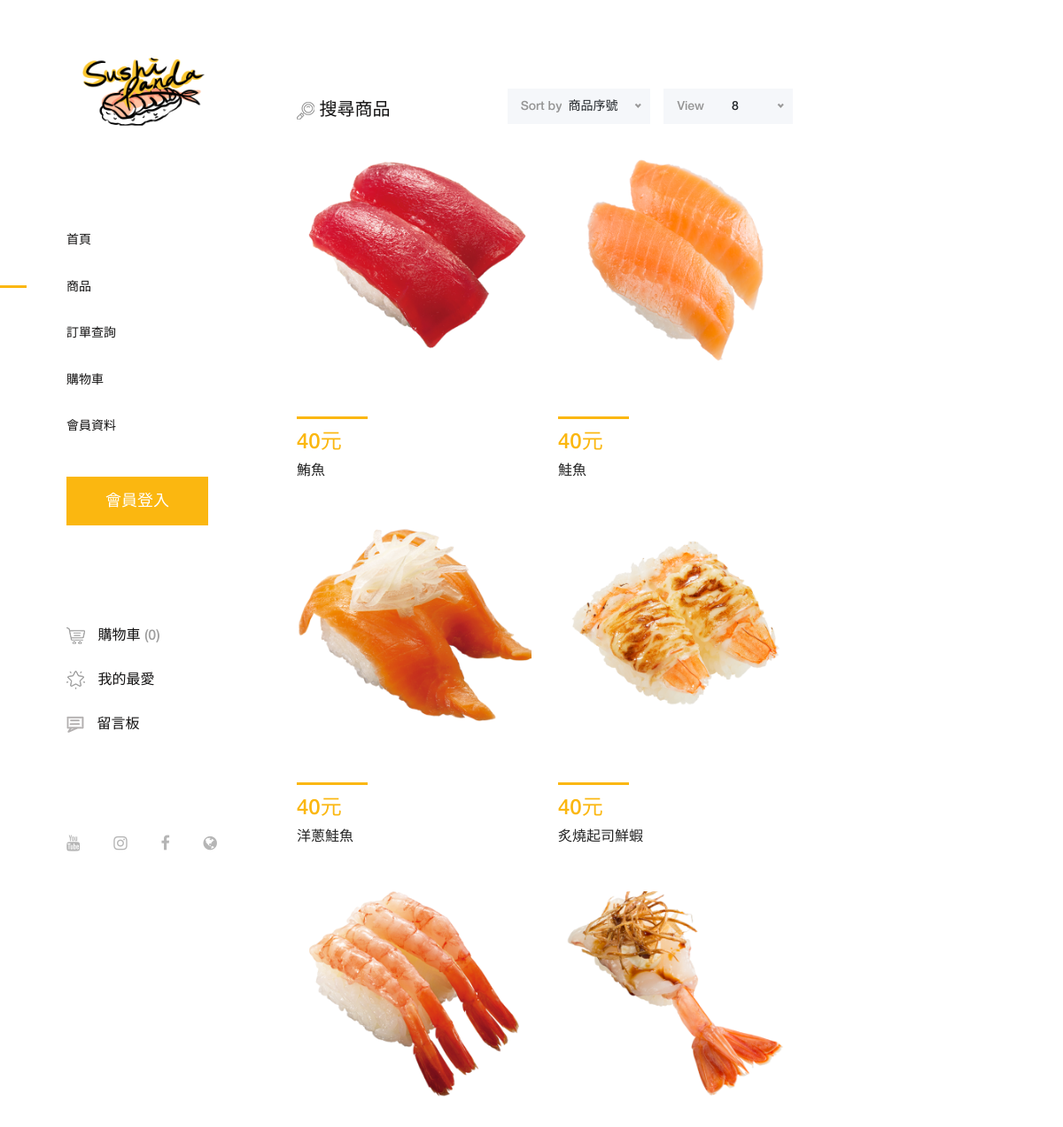
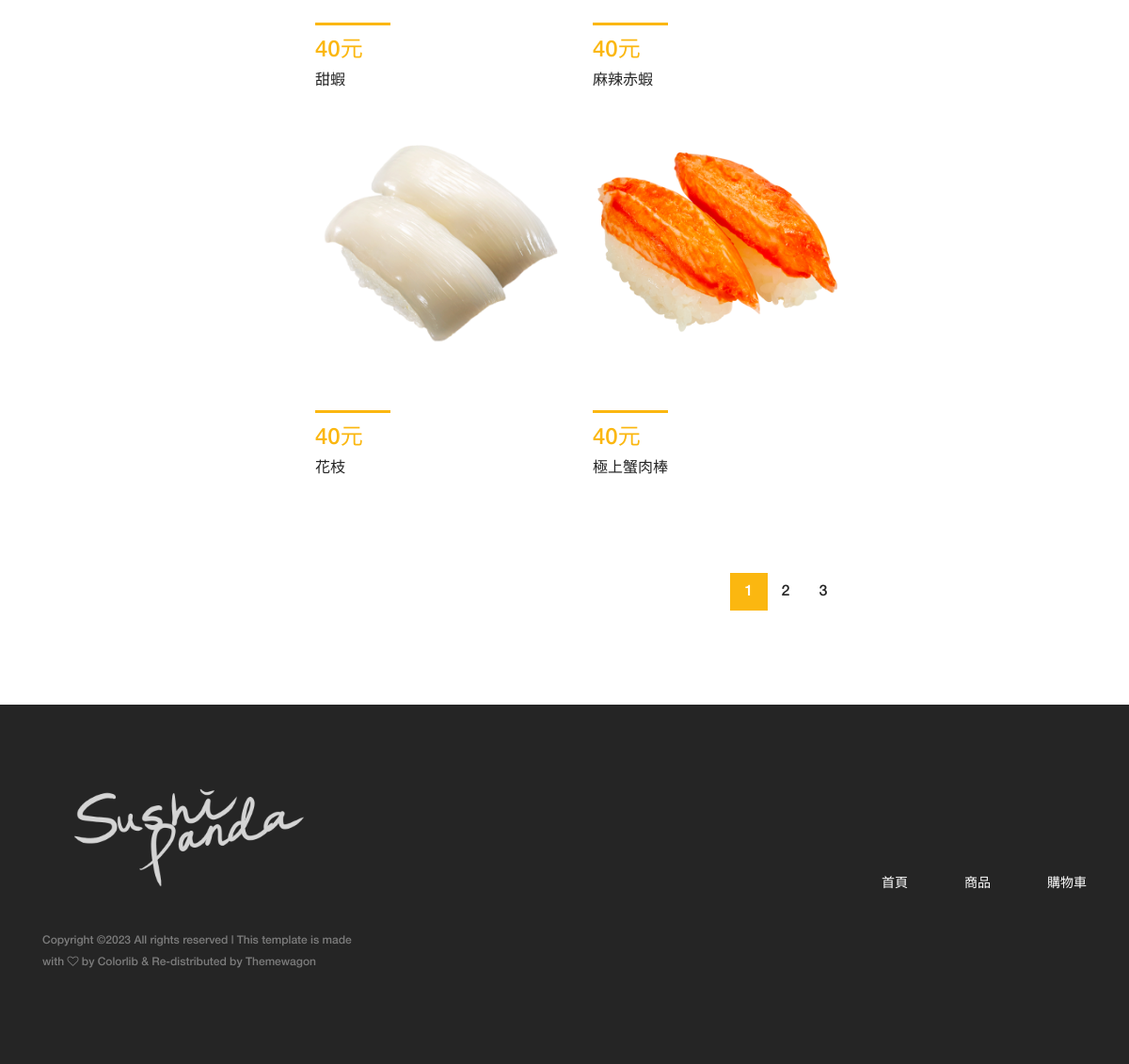
The page /shop.php on the database its author committed (2 pictures, top to bottom).
### tables this page shows
CREATE TABLE `product` (
  `ID` int(5) NOT NULL,
  `p_name` varchar(20) NOT NULL,
  `picture` text NOT NULL,
  `content` text NOT NULL,
  `price` int(5) NOT NULL
);

### privilege.php (called while the page is built)
<?php
if ($result1 = mysqli_query($link, "SELECT * FROM user where account='$user'")) {
    $row1 = mysqli_fetch_assoc($result1);
    if (!empty($row1)) {
        $priv = $row1["privilege"];
        $u_name = $row1["u_name"];
    } else {
        $priv = 1;
    }
} else {
    $priv = 1;
}
?>

### privilege_address.php (called while the page is built)
<?php
if ($priv == 1) {
    $checkout_address = "login.php";
    $cart_address = "login.php";
    $board_address = "login.php";
    $user_address = "login.php";
    $wish_address = "login.php";
} else if ($priv == 2) {
    $checkout_address = "checkout.php";
    $cart_address = "cart.php";
    $board_address = "board.php";
    $user_address = "user.php";
    $wish_address = "wish.php";
} else if ($priv == 3) {
    $checkout_address = "checkout_admin.php";
    $cart_address = "cart.php";
    $board_address = "board_admin.php";
    $user_address = "user_admin.php";
    $wish_address = "wish.php";
}
?>

### session.php (called while the page is built, shortened)
<?php
    if (isset($_SESSION['cart'])) {
        $cnt = count($_SESSION['cart']);
    } else {
        $cnt = 0;
    }
?>

### shop.php (the view, shortened to what this page needs)
<?php include("session.php"); ?>
<?php include("connection.php"); ?>
<?php include("privilege.php"); ?>
<?php
if (!empty($_GET['select'])) {
    $mode = $_GET['select'];
} else {
    $mode = "id";
}
if (!empty($_GET['select2'])) {
    $view = $_GET['select2'];
} else {
    $view = "8";
}
if ($priv < 3) {
    $product_address = "product-details.php";
} else {
    $product_address = "product-details_admin.php";
}
$pages = "";
if (!empty($_GET['search']) && isset($_GET['ser_btn'])) {
    $find = $_GET['search'];
    $data = "";
    if ($result1 = mysqli_query($link, "SELECT * FROM product where p_name like '%$find%' ")) {
        $num = mysqli_num_rows($result1);
        if ($num > 8) {
            $pages = ceil($num / 8);
            if (!empty($_GET['page']))
                mysqli_data_seek($result1, ($_GET['page'] - 1) * 8);
            $num = 8;
        }
        for ($j = 1; $j <= $num; $j++) {
            $row = mysqli_fetch_assoc($result1);
            $id = $row["ID"];
            $data .= "<div class='col-12 col-sm-6 col-md-12 col-xl-6'>
                <div class='single-product-wrapper'>
                    <div class='product-img'>
                    <a href ='$product_address?id=$id'><img src='img/" . $row["picture"] . "' alt=''></a>
                    </div>
                    <div class='product-description d-flex align-items-center justify-content-between'>
                        <div class='product-meta-data'>
                            <div class='line'></div>
                            <p class='product-price'>" . $row["price"] . "元</p>
                            <a href ='product-details.php?id=$id'>
                            <h6>" . $row["p_name"] . "</h6>
                            </a>
                        </div>
                    </div>
                </div></div>";
        }
        if ($data == "") {
            $data = "找不到符合商品";
        }
        mysqli_free_result($result1);
    }
} else {
    if ($result = mysqli_query($link, "SELECT * FROM product order by $mode ")) {
        $data = "";
        $num = mysqli_num_rows($result);
        $pages = ceil($num / $view);
        for ($j = 1; $j <= $view; $j++) {
            $row = mysqli_fetch_assoc($result);
            $id = $row["ID"];
            $data .= "<div class='col-12 col-sm-6 col-md-12 col-xl-6'>
                <div class='single-product-wrapper'>
                    <div class='product-img'>
                    <a href ='$product_address?id=$id'><img src='img/" . $row["picture"] . "' alt=''></a>
                    </div>
                    <div class='product-description d-flex align-items-center justify-content-between'>
                        <div class='product-meta-data'>
                            <div class='line'></div>
                            <p class='product-price'>" . $row["price"] . "元</p>
                            <a href ='product-details.php?id=$id'>
                            <h6>" . $row["p_name"] . "</h6>
                            </a>
                        </div>
                    </div>
                </div></div>";
        }
    }
}
$page = "";
for ($i = 1; $i <= $pages; $i++) {
    if ($i == $_GET['page']) {
        $page .= " <li class='page-item active'><a class='page-link' href='" . $_SERVER['PHP_SELF'] . "?page=$i&select=$mode&select2=$view'>" . $i . "</a></li>";
    } else {
        $page .= "<li class='page-item'><a class='page-link' href='" . $_SERVER['PHP_SELF'] . "?page=$i&select=$mode&select2=$view'>$i</a></li>";
    }
}
?>
<!DOCTYPE html>
<html lang="en">
<head>
    <?php include("header.php"); ?>
</head>
<body>
    <div class="main-content-wrapper d-flex clearfix">
        <header class="header-area clearfix">
            <div class="logo">
                <a href="index.php"><img src="img/core-img/logo1.png" alt=""></a>
            </div>
            <nav class="amado-nav">
                <ul>
                    <li><a href="index.php">首頁</a></li>
                    <li class="active"><a href="shop.php">商品</a></li>
                    <?php include("privilege_address.php"); ?>
                    <li><a href="<?php echo $checkout_address ?>">訂單查詢</a></li>
                    <li><a href="<?php echo $cart_address ?>">購物車</a></li>
                    <li><a href="<?php echo $user_address ?>">會員資料</a></li>
                </ul>
            </nav>
            <?php include("button.php"); ?>
        </header>
        <div class="amado_product_area section-padding-100">
            <div class="container-fluid">
                <div class="row">
                    <div class="col-12">
                        <div class="product-topbar d-xl-flex align-items-end justify-content-between">
                            <div>
                                <a href="#" class="search-nav" style="font-size: 20px;"><img src="img/core-img/search.png" width="20" height="20" alt=""> 搜尋商品 </a>
                            </div>
                            <form action="" method="get" onChange="submit()">
                                <div class="product-sorting d-flex">
                                    <div class="sort-by-date d-flex align-items-center mr-15">
                                        <p>Sort by</p>
                                    </div>
                                    <div class="view-product d-flex align-items-center">
                                        <p>View</p>
                                    </div>
                                </div>
                            </form>
                        </div>
                    </div>
                </div>
                <div class="row">
                    <?php echo $data ?>
                </div>
                <div class="row">
                    <div class="col-12">
                        <nav aria-label="navigation">
                            <ul class="pagination justify-content-end mt-50">
                                <?php echo $page ?>
                            </ul>
                        </nav>
                    </div>
                </div>
            </div>
        </div>
    </div>
    <?php include("footer.php"); ?>
</body>
</html>

### header.php (shortened to what this page needs)
<link rel="stylesheet" href="css/core-style.css">
<link rel="stylesheet" href="style.css">

### button.php (shortened to what this page needs)
<?php
if ($priv == 1) {
    $non1 = "";
} else {
    $non1 = "style='display: none;'";
    $hello = $u_name . " 你好^-^";
    $non2 = "";
}
?>
<div class="amado-btn-group mt-30 mb-100">
    <a href="login.php" class="btn amado-btn mb-15" <?php echo $non1 ?>>會員登入</a>
</div>
<div class="cart-fav-search mb-100">
    <a href="<?php echo $cart_address ?>" class="cart-nav"><img src="img/core-img/cart.png" alt=""> 購物車 <span>(<?php echo $cnt; ?>)</span></a>
    <a href="<?php echo $wish_address  ?>" class="fav-nav"><img src="img/core-img/favorites.png" alt=""> 我的最愛</a>
    <a href="<?php echo $board_address ?>" class=""><img src="img/core-img/message.png" alt=""> 留言板</a>
</div>
<div class="social-info d-flex justify-content-between">
    <a href="https://www.youtube.com/channel/UCfxrzZZOoCDTw7DcZ3oeqlw" target="_blank"><i class="fa fa-youtube" aria-hidden="true"></i></a>
    <a href="https://www.instagram.com/sushiro.tw/?hl=zh-tw" target="_blank"><i class="fa fa-instagram" aria-hidden="true"></i></a>
    <a href="https://www.facebook.com/Sushiro.TW/" target="_blank"><i class="fa fa-facebook" aria-hidden="true"></i></a>
    <a href="https://webcourse.ncue.edu.tw/Web/index.php" target="_blank"><i class="fa fa-globe" aria-hidden="true"></i></a>
</div>

### footer.php (shortened to what this page needs)
<footer class="footer_area clearfix">
        <div class="container">
            <div class="row align-items-center">
                <div class="col-12 col-lg-4">
                    <div class="single_widget_area">
                        <div class="footer-logo mr-50">
                            <a href="index.php"><img src="img/core-img/logo3.png" alt=""></a>
                        </div>
                        <p class="copywrite">
                            Copyright &copy; All rights reserved | This template is made with <i class="fa fa-heart-o" aria-hidden="true"></i> by <a href="https://colorlib.com" target="_blank">Colorlib</a>
                            & Re-distributed by <a href="https://themewagon.com/" target="_blank">Themewagon</a>
                        </p>
                    </div>
                </div>
                <div class="col-12 col-lg-8">
                    <div class="single_widget_area">
                        <div class="footer_menu">
                            <nav class="navbar navbar-expand-lg justify-content-end">
                                <div class="collapse navbar-collapse" id="footerNavContent">
                                    <ul class="navbar-nav ml-auto">
                                        <li class="nav-item">
                                            <a class="nav-link" href="index.php">首頁</a>
                                        </li>
                                        <li class="nav-item">
                                            <a class="nav-link" href="shop.php">商品</a>
                                        </li>
                                        <li class="nav-item">
                                            <a class="nav-link" href="<?php echo $cart_address?>">購物車</a>
                                        </li>
                                    </ul>
                                </div>
                            </nav>
                        </div>
                    </div>
                </div>
            </div>
        </div>
    </footer>

### rows shown on the page
product: picture (picture), price "40", p_name "鮪魚"
product: picture (picture), price "40", p_name "鮭魚"
product: picture (picture), price "40", p_name "洋蔥鮭魚"
product: picture (picture), price "40", p_name "炙燒起司鮮蝦"
product: picture (picture), price "40", p_name "甜蝦"
product: picture (picture), price "40", p_name "麻辣赤蝦"
product: picture (picture), price "40", p_name "花枝"
product: picture (picture), price "40", p_name "極上蟹肉棒"

### other values the page prints
$cnt "0"
